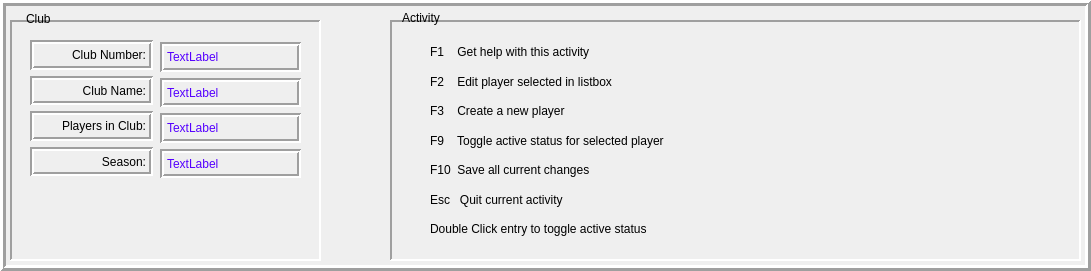
   <widget class="QFrame" name="sessionFrame">
    <property name="geometry">
     <rect>
      <x>10</x>
      <y>20</y>
      <width>1091</width>
      <height>271</height>
     </rect>
    </property>
    <property name="frameShape">
     <enum>QFrame::Shape::Box</enum>
    </property>
    <property name="frameShadow">
     <enum>QFrame::Shadow::Raised</enum>
    </property>
    <property name="lineWidth">
     <number>3</number>
    </property>
    <widget class="QFrame" name="clubFrame">
     <property name="geometry">
      <rect>
       <x>10</x>
       <y>20</y>
       <width>311</width>
       <height>241</height>
      </rect>
     </property>
     <property name="frameShape">
      <enum>QFrame::Shape::Panel</enum>
     </property>
     <property name="frameShadow">
      <enum>QFrame::Shadow::Sunken</enum>
     </property>
     <property name="lineWidth">
      <number>2</number>
     </property>
     <widget class="QWidget" name="">
      <property name="geometry">
       <rect>
        <x>20</x>
        <y>20</y>
        <width>123</width>
        <height>136</height>
       </rect>
      </property>
      <layout class="QVBoxLayout" name="verticalLayout_3">
       <item>
        <widget class="QLabel" name="clubNumberLabel">
         <property name="frameShape">
          <enum>QFrame::Shape::Box</enum>
         </property>
         <property name="frameShadow">
          <enum>QFrame::Shadow::Sunken</enum>
         </property>
         <property name="lineWidth">
          <number>2</number>
         </property>
         <property name="text">
          <string>Club Number:</string>
         </property>
         <property name="alignment">
          <set>Qt::AlignmentFlag::AlignRight|Qt::AlignmentFlag::AlignTrailing|Qt::AlignmentFlag::AlignVCenter</set>
         </property>
        </widget>
       </item>
       <item>
        <widget class="QLabel" name="clubNameLabel">
         <property name="frameShape">
          <enum>QFrame::Shape::Box</enum>
         </property>
         <property name="frameShadow">
          <enum>QFrame::Shadow::Sunken</enum>
         </property>
         <property name="lineWidth">
          <number>2</number>
         </property>
         <property name="text">
          <string>Club Name:</string>
         </property>
         <property name="alignment">
          <set>Qt::AlignmentFlag::AlignRight|Qt::AlignmentFlag::AlignTrailing|Qt::AlignmentFlag::AlignVCenter</set>
         </property>
        </widget>
       </item>
       <item>
        <widget class="QLabel" name="clubPlayersLabel">
         <property name="frameShape">
          <enum>QFrame::Shape::Box</enum>
         </property>
         <property name="frameShadow">
          <enum>QFrame::Shadow::Sunken</enum>
         </property>
         <property name="lineWidth">
          <number>2</number>
         </property>
         <property name="text">
          <string>Players in Club:</string>
         </property>
         <property name="alignment">
          <set>Qt::AlignmentFlag::AlignRight|Qt::AlignmentFlag::AlignTrailing|Qt::AlignmentFlag::AlignVCenter</set>
         </property>
        </widget>
       </item>
       <item>
        <widget class="QLabel" name="clubSeasonLabel">
         <property name="frameShape">
          <enum>QFrame::Shape::Box</enum>
         </property>
         <property name="frameShadow">
          <enum>QFrame::Shadow::Sunken</enum>
         </property>
         <property name="lineWidth">
          <number>2</number>
         </property>
         <property name="text">
          <string>Season:</string>
         </property>
         <property name="alignment">
          <set>Qt::AlignmentFlag::AlignRight|Qt::AlignmentFlag::AlignTrailing|Qt::AlignmentFlag::AlignVCenter</set>
         </property>
        </widget>
       </item>
      </layout>
     </widget>
     <widget class="QWidget" name="">
      <property name="geometry">
       <rect>
        <x>150</x>
        <y>22</y>
        <width>141</width>
        <height>136</height>
       </rect>
      </property>
      <layout class="QVBoxLayout" name="verticalLayout_4">
       <item>
        <widget class="QLabel" name="clubNumber">
         <property name="styleSheet">
          <string notr="true">color: rgb(85, 0, 255);
font: 700 11pt &quot;Segoe UI&quot;;</string>
         </property>
         <property name="frameShape">
          <enum>QFrame::Shape::Box</enum>
         </property>
         <property name="frameShadow">
          <enum>QFrame::Shadow::Sunken</enum>
         </property>
         <property name="lineWidth">
          <number>2</number>
         </property>
         <property name="text">
          <string>TextLabel</string>
         </property>
        </widget>
       </item>
       <item>
        <widget class="QLabel" name="clubName">
         <property name="styleSheet">
          <string notr="true">color: rgb(85, 0, 255);
font: 700 11pt &quot;Segoe UI&quot;;</string>
         </property>
         <property name="frameShape">
          <enum>QFrame::Shape::Box</enum>
         </property>
         <property name="frameShadow">
          <enum>QFrame::Shadow::Sunken</enum>
         </property>
         <property name="lineWidth">
          <number>2</number>
         </property>
         <property name="text">
          <string>TextLabel</string>
         </property>
        </widget>
       </item>
       <item>
        <widget class="QLabel" name="clubPlayers">
         <property name="styleSheet">
          <string notr="true">color: rgb(85, 0, 255);
font: 700 11pt &quot;Segoe UI&quot;;</string>
         </property>
         <property name="frameShape">
          <enum>QFrame::Shape::Box</enum>
         </property>
         <property name="frameShadow">
          <enum>QFrame::Shadow::Sunken</enum>
         </property>
         <property name="lineWidth">
          <number>2</number>
         </property>
         <property name="text">
          <string>TextLabel</string>
         </property>
        </widget>
       </item>
       <item>
        <widget class="QLabel" name="clubSeason">
         <property name="styleSheet">
          <string notr="true">color: rgb(85, 0, 255);
font: 700 11pt &quot;Segoe UI&quot;;</string>
         </property>
         <property name="frameShape">
          <enum>QFrame::Shape::Box</enum>
         </property>
         <property name="frameShadow">
          <enum>QFrame::Shadow::Sunken</enum>
         </property>
         <property name="lineWidth">
          <number>2</number>
         </property>
         <property name="text">
          <string>TextLabel</string>
         </property>
        </widget>
       </item>
      </layout>
     </widget>
    </widget>
    <widget class="QFrame" name="playerActivityFrame">
     <property name="geometry">
      <rect>
       <x>390</x>
       <y>20</y>
       <width>691</width>
       <height>241</height>
      </rect>
     </property>
     <property name="frameShape">
      <enum>QFrame::Shape::Panel</enum>
     </property>
     <property name="frameShadow">
      <enum>QFrame::Shadow::Sunken</enum>
     </property>
     <property name="lineWidth">
      <number>2</number>
     </property>
     <widget class="QWidget" name="">
      <property name="geometry">
       <rect>
        <x>40</x>
        <y>20</y>
        <width>300</width>
        <height>201</height>
       </rect>
      </property>
      <layout class="QVBoxLayout" name="verticalLayout_5">
       <item>
        <widget class="QLabel" name="playersF1ActivityLabel">
         <property name="text">
          <string>F1    Get help with this activity</string>
         </property>
        </widget>
       </item>
       <item>
        <widget class="QLabel" name="playersF2ActivityLabel">
         <property name="text">
          <string>F2    Edit player selected in listbox</string>
         </property>
        </widget>
       </item>
       <item>
        <widget class="QLabel" name="playersF3ActivityLabel">
         <property name="text">
          <string>F3    Create a new player</string>
         </property>
        </widget>
       </item>
       <item>
        <widget class="QLabel" name="playersF9ActivityLabel">
         <property name="text">
          <string>F9    Toggle active status for selected player</string>
         </property>
        </widget>
       </item>
       <item>
        <widget class="QLabel" name="playersF10ActivityLabel">
         <property name="text">
          <string>F10  Save all current changes</string>
         </property>
        </widget>
       </item>
       <item>
        <widget class="QLabel" name="playersEscActivityLabel">
         <property name="text">
          <string>Esc   Quit current activity</string>
         </property>
        </widget>
       </item>
       <item>
        <widget class="QLabel" name="playersDoubleClickActivityLabel">
         <property name="text">
          <string>Double Click entry to toggle active status</string>
         </property>
        </widget>
       </item>
      </layout>
     </widget>
    </widget>
    <widget class="QLabel" name="clubFrameLabel">
     <property name="geometry">
      <rect>
       <x>26</x>
       <y>9</y>
       <width>41</width>
       <height>20</height>
      </rect>
     </property>
     <property name="styleSheet">
      <string notr="true">opacity : 255</string>
     </property>
     <property name="text">
      <string>Club</string>
     </property>
    </widget>
    <widget class="QLabel" name="activityFrameLabel">
     <property name="geometry">
      <rect>
       <x>402</x>
       <y>8</y>
       <width>63</width>
       <height>20</height>
      </rect>
     </property>
     <property name="styleSheet">
      <string notr="true">opacity: 1.0;</string>
     </property>
     <property name="text">
      <string>Activity</string>
     </property>
    </widget>
   </widget>
